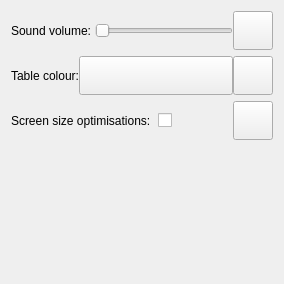
<?xml version="1.0" encoding="UTF-8"?>
<ui version="4.0">
 <class>SettingsWidget</class>
 <widget class="QWidget" name="SettingsWidget">
  <property name="geometry">
   <rect>
    <x>0</x>
    <y>0</y>
    <width>284</width>
    <height>284</height>
   </rect>
  </property>
  <property name="windowTitle">
   <string>FreeGo: Settings</string>
  </property>
  <layout class="QVBoxLayout" name="verticalLayout">
   <item>
    <layout class="QHBoxLayout" name="horizontalLayout_2">
     <property name="spacing">
      <number>0</number>
     </property>
     <item>
      <widget class="QLabel" name="soundVolumeLabel">
       <property name="text">
        <string>Sound volume: </string>
       </property>
      </widget>
     </item>
     <item>
      <widget class="QSlider" name="soundVolumeSlider">
       <property name="sizePolicy">
        <sizepolicy hsizetype="MinimumExpanding" vsizetype="Fixed">
         <horstretch>2</horstretch>
         <verstretch>0</verstretch>
        </sizepolicy>
       </property>
       <property name="orientation">
        <enum>Qt::Horizontal</enum>
       </property>
      </widget>
     </item>
     <item>
      <widget class="QToolButton" name="revertSoundsButton">
       <property name="text">
        <string/>
       </property>
       <property name="icon">
        <iconset resource="res.qrc">
         <normaloff>:/resources/oxygen-icons/defaultValue--edit-undo.svg</normaloff>:/resources/oxygen-icons/defaultValue--edit-undo.svg</iconset>
       </property>
       <property name="iconSize">
        <size>
         <width>32</width>
         <height>32</height>
        </size>
       </property>
      </widget>
     </item>
    </layout>
   </item>
   <item>
    <layout class="QHBoxLayout" name="horizontalLayout">
     <property name="spacing">
      <number>0</number>
     </property>
     <item>
      <widget class="QLabel" name="textTableColourLabel">
       <property name="text">
        <string>Table colour:</string>
       </property>
      </widget>
     </item>
     <item>
      <widget class="QToolButton" name="colourButton">
       <property name="sizePolicy">
        <sizepolicy hsizetype="MinimumExpanding" vsizetype="Preferred">
         <horstretch>0</horstretch>
         <verstretch>0</verstretch>
        </sizepolicy>
       </property>
       <property name="minimumSize">
        <size>
         <width>50</width>
         <height>0</height>
        </size>
       </property>
       <property name="text">
        <string/>
       </property>
      </widget>
     </item>
     <item>
      <widget class="QToolButton" name="revertColourButton">
       <property name="text">
        <string/>
       </property>
       <property name="icon">
        <iconset resource="res.qrc">
         <normaloff>:/resources/oxygen-icons/defaultValue--edit-undo.svg</normaloff>:/resources/oxygen-icons/defaultValue--edit-undo.svg</iconset>
       </property>
       <property name="iconSize">
        <size>
         <width>32</width>
         <height>32</height>
        </size>
       </property>
      </widget>
     </item>
    </layout>
   </item>
   <item>
    <layout class="QHBoxLayout" name="horizontalLayout_3">
     <property name="spacing">
      <number>7</number>
     </property>
     <property name="bottomMargin">
      <number>0</number>
     </property>
     <item>
      <widget class="QLabel" name="label">
       <property name="text">
        <string>Screen size optimisations:</string>
       </property>
       <property name="alignment">
        <set>Qt::AlignLeading|Qt::AlignLeft|Qt::AlignVCenter</set>
       </property>
      </widget>
     </item>
     <item>
      <widget class="QCheckBox" name="spaceOptimisationCheck">
       <property name="text">
        <string/>
       </property>
      </widget>
     </item>
     <item>
      <widget class="QToolButton" name="revertSpaceOptimisationButton">
       <property name="text">
        <string/>
       </property>
       <property name="icon">
        <iconset resource="res.qrc">
         <normaloff>:/resources/oxygen-icons/defaultValue--edit-undo.svg</normaloff>:/resources/oxygen-icons/defaultValue--edit-undo.svg</iconset>
       </property>
       <property name="iconSize">
        <size>
         <width>32</width>
         <height>32</height>
        </size>
       </property>
      </widget>
     </item>
    </layout>
   </item>
   <item>
    <spacer name="verticalSpacer">
     <property name="orientation">
      <enum>Qt::Vertical</enum>
     </property>
     <property name="sizeHint" stdset="0">
      <size>
       <width>20</width>
       <height>40</height>
      </size>
     </property>
    </spacer>
   </item>
  </layout>
 </widget>
 <resources>
  <include location="res.qrc"/>
 </resources>
 <connections/>
</ui>
